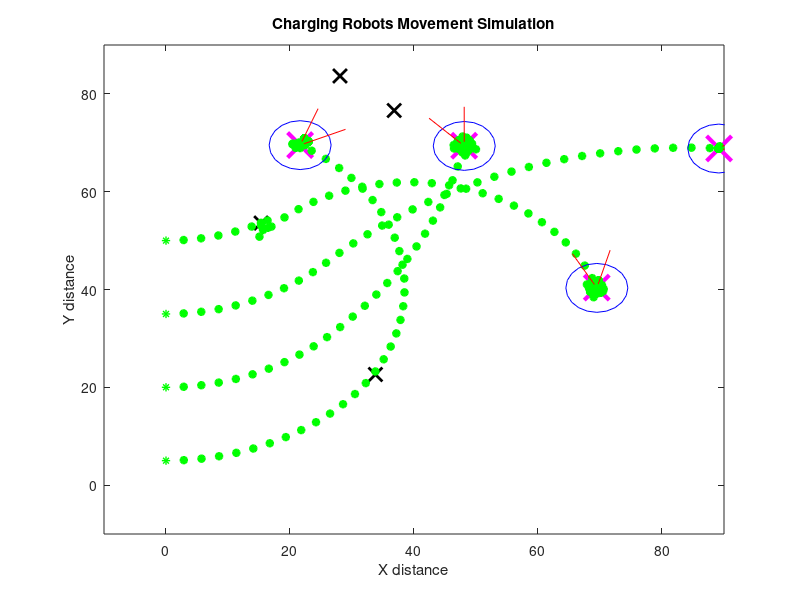

Reproduce this figure in MATLAB. (Note: this script raises an error after producing the figure.)
% initial location is at (0,0). current location and final location are 
% constantly moving and are independent
% current location is constantly following final location until current 
% location is within a specified radius of of the final location

%% Initialization

initX = zeros(4,1);
initY = zeros(4,1);
Theta = zeros(4,1);

finalX = zeros(4,1);
finalY = zeros(4,1);

distanceToGoal = zeros(4,1);
vLeft = zeros(4);
vRight = zeros(4);
circ = zeros(1,4);
ang1 = zeros(1,4);
ang2 = zeros(1,4);
counter = 0
%% Parameters
rad = 5;
mag = 8;
wheelDist = 5;
goalRadius = 0.2;
throttle = 127;
slowdown = 0.6;
t = 0.04; %time driving at these velocities
vmax = throttle*slowdown;
%% Charging Robots
for init=1:4
    initX(init) = 0;
    initY(init) = (rad*init) + 2*rad*(init-1);
    Theta(init) = 0;
end
CurrentLocation = [initX,initY];
CurrentPose = [CurrentLocation Theta];
%% Sensor Node
for fin = 1:4
    finalX(fin) = 5 + 85*rand;
    finalY(fin) = 5 + 85*rand;
end
Goal = [finalX,finalY]
for dist=1:4
    distanceToGoal(dist) = norm(CurrentLocation(dist,:) - Goal(dist,:));
end
plot(Goal(:,1),Goal(:,2),'xk','LineWidth',2,'MarkerSize',10);
%% Draw Robot
hold on
title('Charging Robots Movement Simulation');
xlabel('X distance');
ylabel('Y distance');
xlim([-10 90])
ylim([-10 90])
angs = 0:pi/10:2*pi;
for sim=1:4
    x = CurrentPose(sim,1) + rad*cos(angs);
    y = CurrentPose(sim,2) + rad*sin(angs);
    circ(sim) = plot(x,y,'b');
    angx1 = [CurrentPose(sim,1), CurrentPose(sim,1)+mag*cos(CurrentPose(sim,3)+ pi + pi/8)];
    angy1 = [CurrentPose(sim,2), CurrentPose(sim,2)+mag*sin(CurrentPose(sim,3)+ pi + pi/8)];
    angx2 = [CurrentPose(sim,1), CurrentPose(sim,1)+mag*cos(CurrentPose(sim,3)+ pi - pi/8)];
    angy2 = [CurrentPose(sim,2), CurrentPose(sim,2)+mag*sin(CurrentPose(sim,3)+ pi - pi/8)]; 
    ang1(sim) = plot(angx1,angy1,'r');
    ang2(sim) = plot(angx2,angy2,'r');
    plot(CurrentPose(sim,1),CurrentPose(sim,2),'-*g','LineWidth',1);
end








while ((distanceToGoal(1) > goalRadius) || (distanceToGoal(2) > goalRadius) || (distanceToGoal(3) > goalRadius) || (distanceToGoal(4) > goalRadius)) 
    %% pseudocode
    % distance to goal already calculated
    % calculate required curvature of charging robot to go to Goal
    % charging robot go to location
    % look at updated Goal
    % if Goal is not updated, continue moving towards Goal
    % if Goal is changed, compute distanceToGoal
    counter = counter + 1;
    for bot=1:4
        dx = Goal(bot,1) - CurrentPose(bot,1);
        dy = Goal(bot,2) - CurrentPose(bot,2);
        theta = -(CurrentPose(bot,3) - pi/2);
        tx = dx*cos(theta) - dy*sin(theta);
        ty = dx*sin(theta) + dy*cos(theta);
        if abs(tx) < 0.005*distanceToGoal(bot) && ty > 0
            vRight(bot) = vmax;
            vLeft(bot) = vRight(bot);
            %angVel = 0; %angVel is not necessary for the robots. ignore all instances
        elseif abs(tx) < distanceToGoal(bot) && ty < 0
            if tx > 0
                vLeft(bot) = 1;
                vRight(bot) = -vmax;
                %angVel = (vRight - vLeft) / wheelDist;
            else 
                vLeft(bot) = -vmax;
                vRight(bot) = 1;
                %angVel = (vRight - vLeft) / wheelDist;
            end
        else
            r = distanceToGoal(bot)^2 / (2*abs(tx));
            if tx > 0
                vLeft(bot) = vmax;
                vRight(bot) = vmax*(r - wheelDist/2)/(r + wheelDist/2);
                %angVel = (vRight - vLeft) / wheelDist
            else
                vLeft(bot) = vmax*(r - wheelDist/2)/(r + wheelDist/2);
                vRight(bot) = vmax;
                %angVel = (vRight - vLeft) / wheelDist;
            end
        
        end
        
        vSum = vLeft(bot)+vRight(bot);
        vDiff = vRight(bot)-vLeft(bot);
        Theta(bot) = CurrentPose(bot,3) + vDiff*t/wheelDist;
        if(vDiff==0)
            CurrentLocation(bot,1) = vRight(bot)*t*cos(CurrentPose(bot,3)) + CurrentPose(bot,1);
            CurrentLocation(bot,2) = vLeft(bot)*t*sin(CurrentPose(bot,3)) + CurrentPose(bot,2);
        else
            CurrentLocation(bot,1) = CurrentLocation(bot,1) + wheelDist*vSum/(2*vDiff)*(sin((vDiff)*t/wheelDist + CurrentPose(bot,3)) - sin(CurrentPose(bot,3)));
            CurrentLocation(bot,2) = CurrentLocation(bot,2) - wheelDist*vSum/(2*vDiff)*(cos((vDiff)*t/wheelDist + CurrentPose(bot,3)) - cos(CurrentPose(bot,3)));
        end
            
        
        
    end
    
    % should check location of Goal somewhere here. If Goal is the same
    % then continue. If not compute new distanceToGoal
    % The if statements is just a crude method to get Goal to move in different
    % locations. For our purposes, this chunk of code will be replace by a
    % shorter code that gets information about the coordinates of the
    % sensor nodes from the camera
    
    
    CurrentPose = [CurrentLocation Theta]
    pause(0.8)
    delete(circ)
    delete(ang1)
    delete(ang2)
    hold on


    for sim=1:4
        x = CurrentPose(sim,1) + rad*cos(angs);
        y = CurrentPose(sim,2) + rad*sin(angs);
        circ(sim) = plot(x,y,'b');
        angx1 = [CurrentPose(sim,1), CurrentPose(sim,1)+mag*cos(CurrentPose(sim,3)+ pi + pi/8)];
        angy1 = [CurrentPose(sim,2), CurrentPose(sim,2)+mag*sin(CurrentPose(sim,3)+ pi + pi/8)];
        angx2 = [CurrentPose(sim,1), CurrentPose(sim,1)+mag*cos(CurrentPose(sim,3)+ pi - pi/8)];
        angy2 = [CurrentPose(sim,2), CurrentPose(sim,2)+mag*sin(CurrentPose(sim,3)+ pi - pi/8)]; 
        ang1(sim) = plot(angx1,angy1,'r');
        ang2(sim) = plot(angx2,angy2,'r');
        plot(CurrentPose(sim,1),CurrentPose(sim,2),'-*g','LineWidth',2);
    end
    
    
        

      
       
     
        if counter == 10 
            for new = 1:4
                finalX(new) = 5 + 85*rand;
                finalY(new) = 5 + 85*rand;
            end
            Goal = [finalX, finalY];
            plot(Goal(:,1),Goal(:,2),'mx','LineWidth',3,'MarkerSize',18);
        end
        
        
        
        
         
    
        
       for len=1:4
            distanceToGoal(len) = norm(CurrentPose(len,1:2) - Goal(len,:)) % this is necessary
       end
   
    
end
elapsedTime = toc

